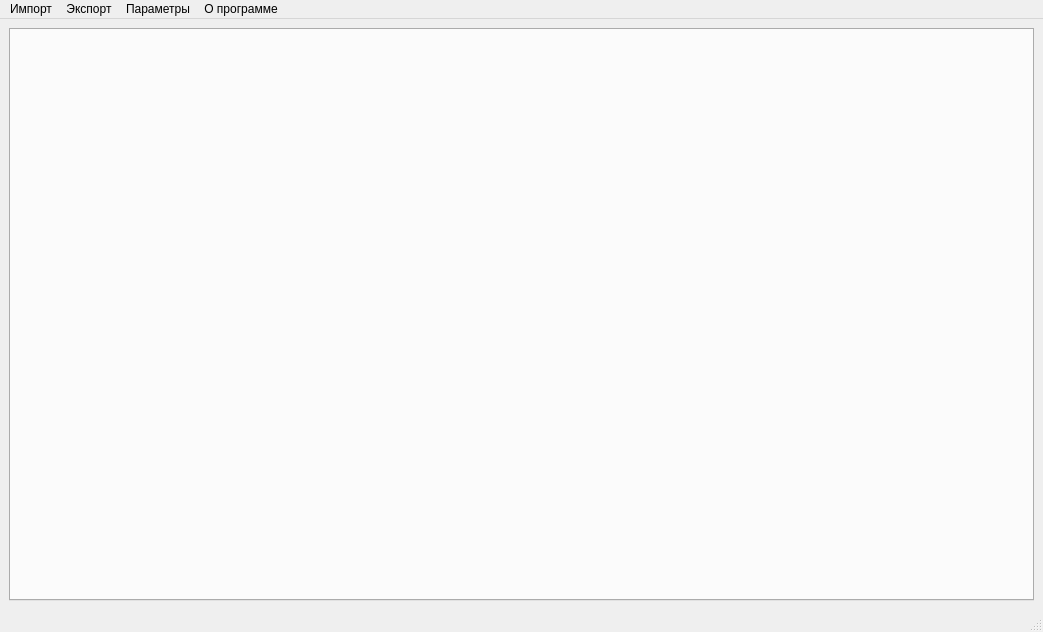
<?xml version="1.0" encoding="UTF-8"?>
<ui version="4.0">
 <class>MainWindow</class>
 <widget class="QMainWindow" name="MainWindow">
  <property name="enabled">
   <bool>true</bool>
  </property>
  <property name="geometry">
   <rect>
    <x>0</x>
    <y>0</y>
    <width>1043</width>
    <height>632</height>
   </rect>
  </property>
  <property name="windowTitle">
   <string>MainWindow</string>
  </property>
  <widget class="QWidget" name="centralwidget">
   <layout class="QGridLayout" name="gridLayout">
    <item row="0" column="0">
     <layout class="QHBoxLayout" name="horizontalLayout_3">
      <item>
       <layout class="QVBoxLayout" name="verticalLayout_2">
        <item>
         <widget class="QTabWidget" name="tabWidget">
          <property name="font">
           <font>
            <pointsize>22</pointsize>
           </font>
          </property>
          <property name="tabShape">
           <enum>QTabWidget::Rounded</enum>
          </property>
          <property name="currentIndex">
           <number>-1</number>
          </property>
          <property name="iconSize">
           <size>
            <width>16</width>
            <height>16</height>
           </size>
          </property>
          <property name="tabsClosable">
           <bool>false</bool>
          </property>
          <property name="movable">
           <bool>true</bool>
          </property>
          <property name="tabBarAutoHide">
           <bool>true</bool>
          </property>
         </widget>
        </item>
       </layout>
      </item>
     </layout>
    </item>
   </layout>
  </widget>
  <widget class="QMenuBar" name="menubar">
   <property name="geometry">
    <rect>
     <x>0</x>
     <y>0</y>
     <width>1043</width>
     <height>21</height>
    </rect>
   </property>
   <widget class="QMenu" name="menu">
    <property name="title">
     <string>Импорт</string>
    </property>
    <addaction name="action"/>
    <addaction name="action_2"/>
    <addaction name="action_4"/>
   </widget>
   <widget class="QMenu" name="menu_2">
    <property name="title">
     <string>Экспорт</string>
    </property>
    <addaction name="action_3"/>
   </widget>
   <widget class="QMenu" name="menu_3">
    <property name="title">
     <string>Параметры</string>
    </property>
   </widget>
   <widget class="QMenu" name="menu_4">
    <property name="title">
     <string>О программе</string>
    </property>
   </widget>
   <addaction name="menu"/>
   <addaction name="menu_2"/>
   <addaction name="menu_3"/>
   <addaction name="menu_4"/>
  </widget>
  <widget class="QStatusBar" name="statusbar"/>
  <action name="action">
   <property name="text">
    <string>Получить медиа с диска</string>
   </property>
  </action>
  <action name="action_2">
   <property name="text">
    <string>Получить медиа из папки</string>
   </property>
  </action>
  <action name="action_3">
   <property name="text">
    <string>Экспортировать в папку</string>
   </property>
  </action>
  <action name="action_4">
   <property name="text">
    <string>Добавить медиа из папки</string>
   </property>
  </action>
 </widget>
 <resources/>
 <connections/>
</ui>
